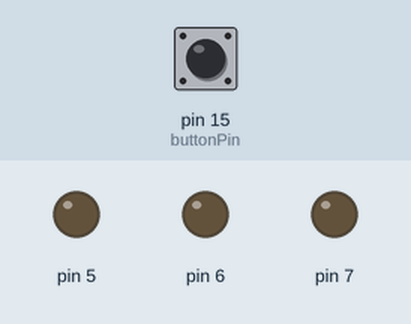
This sketch was run on a simulated Arduino Uno, built with avr-gcc and run on an emulated ATmega328P. Parts: output pins drawn as LEDs (lit = HIGH). Inputs (shaded band) come from the test bench; at power-on: pin 15 (buttonPin) HIGH. What the sketch prints to the serial monitor is not drawn.

Above: at 1.2 s.
1.3 s: pin 15 (buttonPin) pulled LOW for 0.15 s
At 6.5 s:
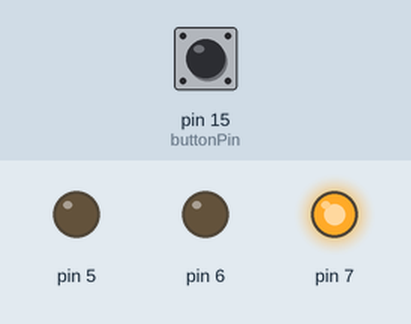
7.4 s: pin 15 (buttonPin) pulled LOW for 1 s
At 7.8 s:
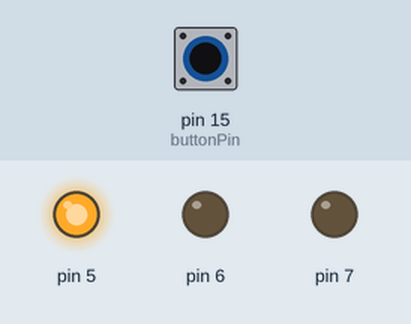
11.0 s: pin 15 (buttonPin) pulled LOW for 3.2 s
At 13.6 s:
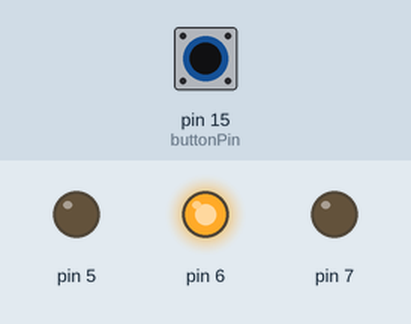
Timing chart, 0 to 19.6 s (numbered marks = the images above; inputs shaded):
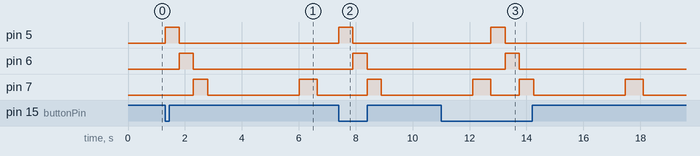

The sketch:

Button.ino
```cpp
// constants won't change. They're used here to
// set pin numbers:
const int buttonPin = 15;     // the number of the pushbutton pin

// variables will change:
int buttonState = 0;         // variable for reading the pushbutton status

void setup() {
	Serial.begin(9600);
	Serial.println("Button test begin");

	//initialize the pushbutton pin as an input:
	pinMode(buttonPin, INPUT);
}

void loop(){


  // read the state of the pushbutton value:
  buttonState = digitalRead(buttonPin);
  //Serial.println(analogRead(buttonPin));
  // check if the pushbutton is pressed.
  // if it is, the buttonState is HIGH:
  if (buttonState == LOW) {
    // turn LED on:
       for(int i=5; i<=7; i++) {
        //Serial.print("Pin "+String(i)+" on ");
        pinMode(i, OUTPUT);
        digitalWrite(i, HIGH);
        delay(500);
        //Serial.println("off");
        digitalWrite(i, LOW);
      }
      for(int i=5; i<=7; i++) {
		for(int j=0; j<256; j++) {
			pinMode(i, OUTPUT);
			analogWrite(i, j);
			delay(5);
			//Serial.println("off");
		}
		digitalWrite(i, LOW);
      }
  }
}
```

Measured:
- after the input at 1.3 s, pin 5: LOW → HIGH at once, → LOW 0.50 s later; pin 6: LOW → HIGH after 0.50 s, → LOW 0.50 s later; pin 7: LOW → HIGH after 1.0 s, → LOW 0.50 s later, → HIGH 3.2 s later, → LOW 0.64 s later
- after the input at 7.4 s, pin 5: LOW → HIGH at once, → LOW 0.50 s later; pin 6: LOW → HIGH after 0.50 s, → LOW 0.50 s later; pin 7: LOW → HIGH after 1.0 s, → LOW 0.50 s later
- after the input at 11.0 s, pin 5: LOW → HIGH after 1.8 s, → LOW 0.50 s later; pin 6: LOW → HIGH after 2.3 s, → LOW 0.50 s later
